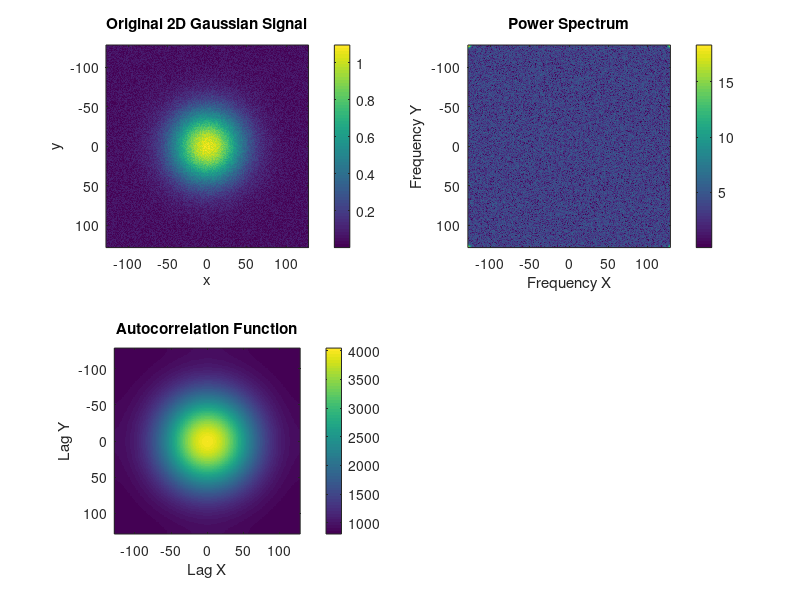

Source code (MATLAB):
clc;
clear;

% Define grid parameters
N = 256;  % dimensions of the grid
x = linspace(-N/2, N/2, N);
y = linspace(-N/2, N/2, N);
[X, Y] = meshgrid(x, y);

% Create a 2D Gaussian distribution centered at (0,0)
sigma = N/8;  % standard deviation of the Gaussian
signal = exp(-(X.^2 + Y.^2) / (2 * sigma^2)) + 0.1*rand(N);

% Fourier transform of the signal
F_signal = fft2(signal);

% Power spectrum of the signal
power_spectrum = abs(F_signal).^2;

% Inverse Fourier transform of the power spectrum
autocorrelation = ifft2(power_spectrum);

% Use fftshift to center the result
autocorrelation = fftshift(real(autocorrelation));



figure;
subplot(2, 2, 1);
imagesc(x, y, signal);
axis square;
title('Original 2D Gaussian Signal');
xlabel('x');
ylabel('y');
colorbar;

subplot(2, 2, 2);
imagesc(x, y, log(1+power_spectrum));  % log scale for better visibility
axis square;
title('Power Spectrum');
xlabel('Frequency X');
ylabel('Frequency Y');
colorbar;

subplot(2, 2, 3);
imagesc(x, y, autocorrelation);
axis square;
title('Autocorrelation Function');
xlabel('Lag X');
ylabel('Lag Y');
colorbar;
